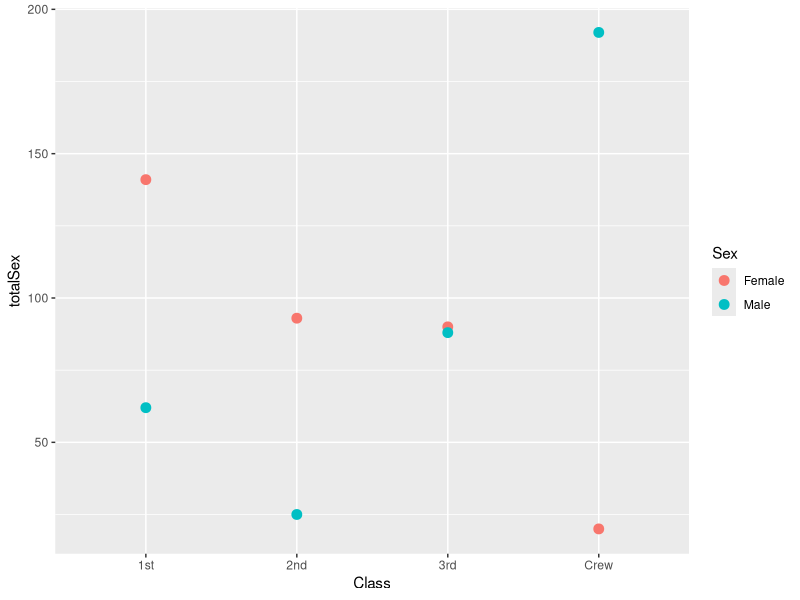
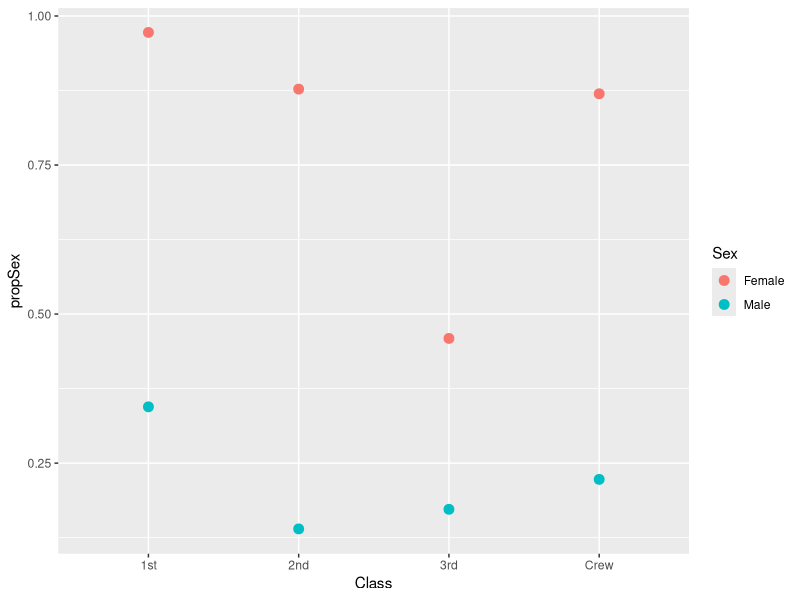
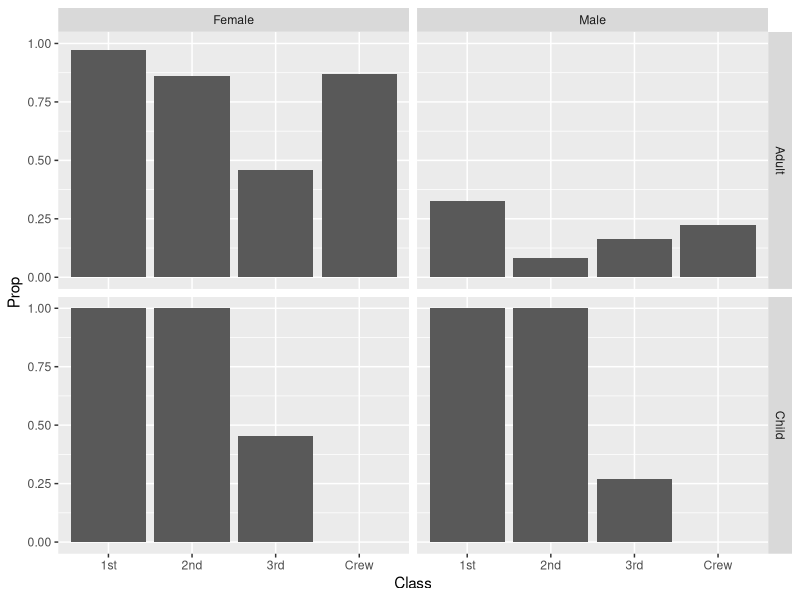

These charts were generated, in order, by the following R code:
## ---- chunk 1
library(tidyverse)

df_titanic <- as_tibble(Titanic)
## ---- chunk 2
## TASK: Perform a `glimpse` of df_titanic
glimpse(df_titanic)
## ---- chunk 3
## NOTE: No need to edit! We'll cover how to
## do this calculation in a later exercise.
df_titanic %>% summarize(total = sum(n))
## ---- chunk 4


df_titanic %>% 
  filter(Survived == "Yes") %>% 
  group_by(Class,Sex) %>% 
  summarize(totalSex = sum(n)) %>% 
  ggplot() + 
  geom_point(aes(Class, totalSex, color = Sex), size = 3)
## ---- chunk 5
## NOTE: No need to edit! We'll cover how to
## do this calculation in a later exercise.
df_prop <-
  df_titanic %>%
  group_by(Class, Sex, Age) %>%
  mutate(
    Total = sum(n),
    Prop = n / Total
  ) %>%
  ungroup()
df_prop
## ---- chunk 6
df_titanic %>% 
  #filter(Survived == "Yes") %>% 
  group_by(Class,Sex,Survived) %>% 
  summarize(totalSex = sum(n)) %>% 
  #ungroup() %>% 
  mutate(total = sum(totalSex)) %>% 
  mutate(propSex = totalSex/total) %>%
  filter(Survived == "Yes") %>% 
  ggplot() + 
  geom_point(aes(Class, propSex, color = Sex),size = 3)


## ---- chunk 7
df_prop %>% 
  filter(Survived == "Yes") %>% 
  ggplot(aes(Class, Prop, fillnn = Age)) + 
  geom_bar(stat =  "identity") + 
  facet_grid(cols = vars(Sex), rows = vars(Age))
